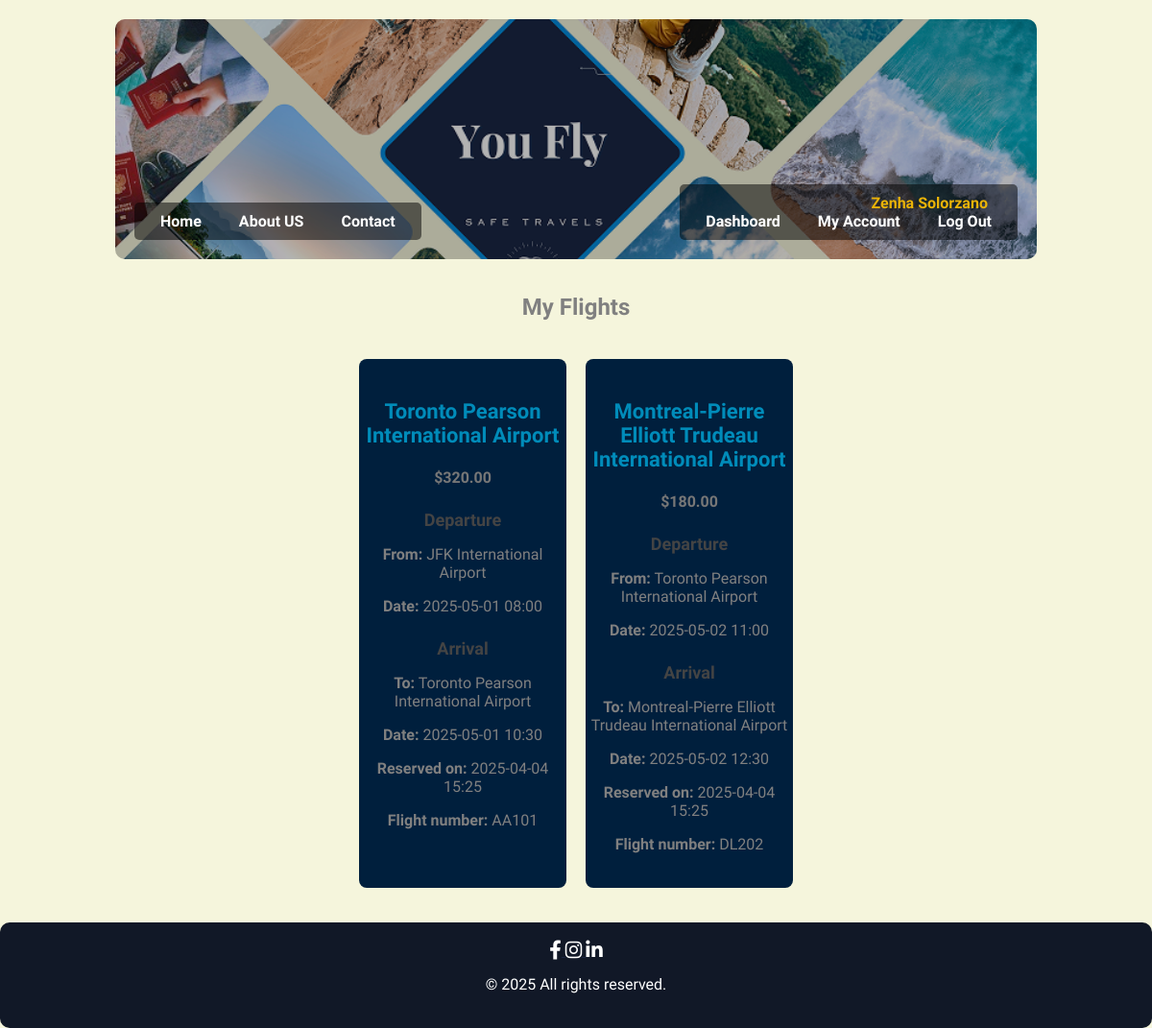
/pages/dashboard.php (signed in), run on an earlier commit of the app's database.
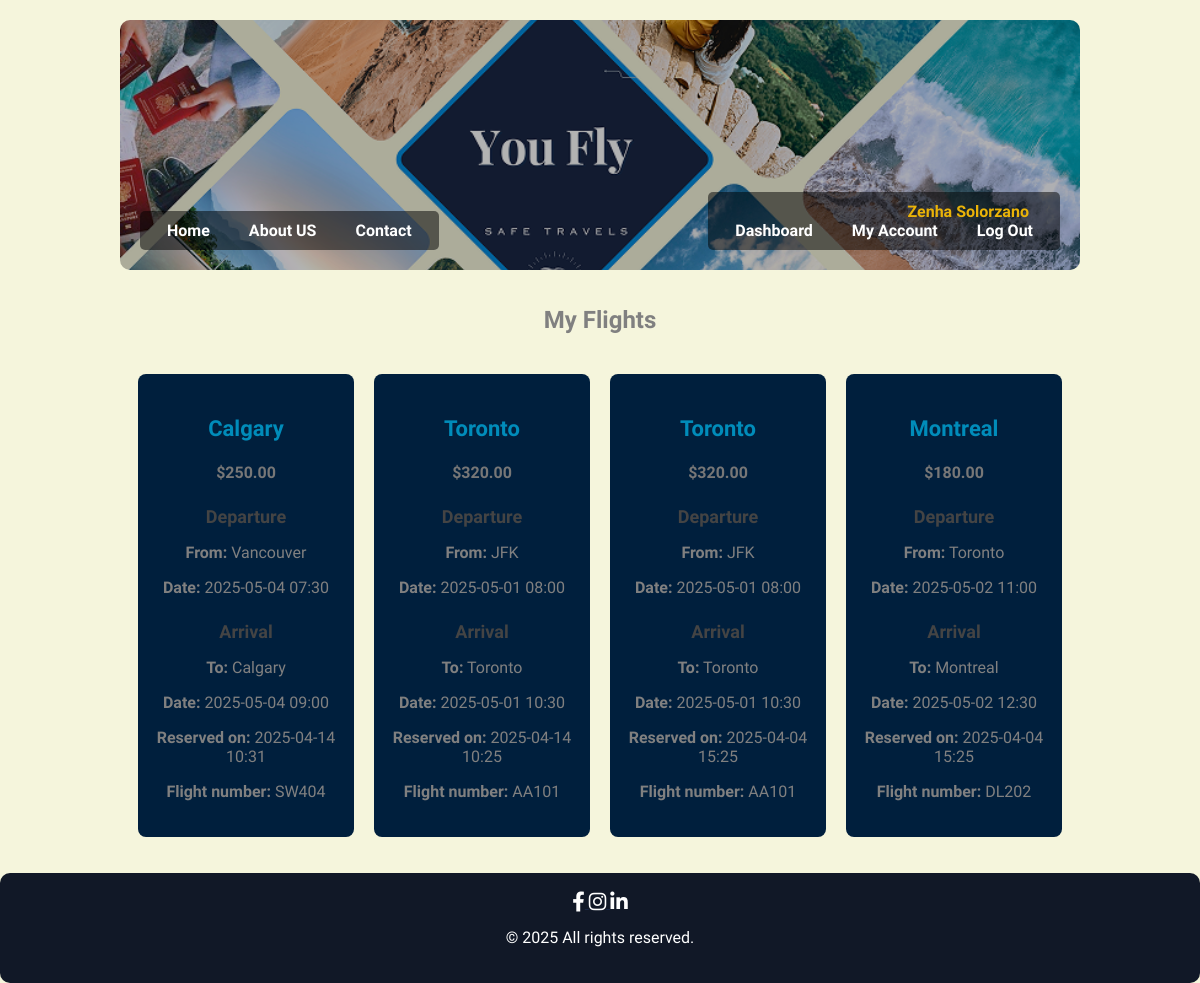
And on a later commit of the database.
### tables this page shows
CREATE TABLE `reservations` (
  `reservation_id` int(11) NOT NULL,
  `user_id` int(11) NOT NULL,
  `flight_id` int(11) NOT NULL,
  `reservation_date` datetime NOT NULL,
  `status` varchar(50) NOT NULL,
  `payment_status` varchar(50) NOT NULL,
  `created_at` datetime DEFAULT current_timestamp(),
  `updated_at` datetime DEFAULT current_timestamp() ON UPDATE current_timestamp()
);

CREATE TABLE `flights` (
  `flight_id` int(11) NOT NULL,
  `flight_number` varchar(50) NOT NULL,
  `departure_airport` varchar(100) NOT NULL,
  `arrival_airport` varchar(100) NOT NULL,
  `departure_date` datetime NOT NULL,
  `arrival_date` datetime NOT NULL,
  `price` decimal(10,2) NOT NULL,
  `available_seats` int(11) NOT NULL,
  `created_at` datetime DEFAULT current_timestamp(),
  `updated_at` datetime DEFAULT current_timestamp() ON UPDATE current_timestamp()
);

### pages/dashboard.php (the view, shortened to what this page needs)
<?php
include '../includes/db.php';
$user_id = $_SESSION['user_id'] ?? null;
include '../includes/header-member.php';
$sql = "SELECT r.*, f.flight_number, f.departure_airport, f.arrival_airport, f.departure_date, f.arrival_date, f.price
        FROM reservations r
        JOIN flights f ON r.flight_id = f.flight_id
        WHERE r.user_id = :user_id
        ORDER BY r.reservation_date DESC";
$stmt = $pdo->prepare($sql);
$stmt->execute(['user_id' => $user_id]);
$reservations = $stmt->fetchAll();
?>
<link rel="stylesheet" href="../css/main.css">
<div class="register-container_dash">
    <h2>My Flights</h2>
    <?php if (count($reservations) === 0): ?>
        <div class="no-flights">
            <h1>No flights on your dashboard yet</h1>
        </div>
    <?php else: ?>
        <div class="flights-grid_hash">
            <?php foreach ($reservations as $flight): ?>
                <div class="flight-card">
                    <div class="card-header">
                        <h3 class="flight-number"><?= htmlspecialchars($flight['arrival_airport']) ?></h3>
                        <p class="price">$<?= number_format($flight['price'], 2, '.', ',') ?></p>
                    </div>
                    <div class="card-body">
                        <div class="departure">
                            <h4>Departure</h4>
                            <p><strong>From:</strong> <?= htmlspecialchars($flight['departure_airport']) ?></p>
                            <p><strong>Date:</strong> <?= date('Y-m-d H:i', strtotime($flight['departure_date'])) ?></p>
                        </div>
                        <div class="departure">
                            <h4>Arrival</h4>
                            <p><strong>To:</strong> <?= htmlspecialchars($flight['arrival_airport']) ?></p>
                            <p><strong>Date:</strong> <?= date('Y-m-d H:i', strtotime($flight['arrival_date'])) ?></p>
                        </div>
                    </div>
                    <div class="card-footer">
                        <p><strong>Reserved on:</strong> <?= date('Y-m-d H:i', strtotime($flight['reservation_date'])) ?></p>
                        <p><strong>Flight number:</strong> <?= $flight['flight_number'] ?></p>
                    </div>
                </div>
            <?php endforeach; ?>
        </div>
    <?php endif; ?>
</div>
<?php include '../includes/footer.php'; ?>

### includes/header-member.php (shortened to what this page needs)
<?php
$logged_in = $_SESSION['logged_in'] ?? false;
$fullname = $_SESSION['fullname'] ?? '';
?>
<!DOCTYPE html>
<html lang="en">
<head>
  <link href="css/main.css" rel="stylesheet">
</head>
<body>
  <div class="page">
    <div class="header-container">
      <?php
        $basePath = (str_contains($_SERVER['SCRIPT_NAME'], '/pages/')) ? '..' : '.';
        $imagePath = $basePath . '/images/header_fly.png';
        $baseLink = (str_contains($_SERVER['SCRIPT_NAME'], '/pages/')) ? '..' : '.';
      ?>
      <div class="header-image">
        <img src="<?= $imagePath ?>" alt="Travel Header">
        <nav class="header-nav-left">
          <ul>
            <li><a href="<?= $baseLink ?>/index.php">Home</a></li>
            <li><a href="<?= $baseLink ?>/pages/aboutus.php">About US</a></li>
            <li><a href="<?= $baseLink ?>/pages/contact.php">Contact</a></li>
          </ul>
        </nav>
        <nav class="header-nav-right">
          <ul>
            <li class="user-name"><?= $fullname ?></li>
          </ul>
          <ul>
            <?php if ($logged_in): ?>
              <li><a href="<?= $baseLink ?>/pages/dashboard.php">Dashboard</a></li>
              <li><a href="<?= $baseLink ?>/pages/account.php">My Account</a></li>
              <li><a href="<?= $baseLink ?>/pages/logout.php" onclick="logout()">Log Out</a></li>
            <?php else: ?>
              <li><a href="<?= $baseLink ?>/pages/signup.php">Sign Up</a></li>
              <li><a href="<?= $baseLink ?>/pages/login.php">Log In</a></li>
            <?php endif; ?>
      </div>
    </div>
  </div>
</body>
</html>

### includes/footer.php (shortened to what this page needs)
<link href="https://cdnjs.cloudflare.com/ajax/libs/font-awesome/6.4.0/css/all.min.css" rel="stylesheet">
<footer class="footer-container">
  <div class="footer-content">
      <div class="social-icons">
        <a href="https://www.facebook.com" target="_blank" aria-label="Facebook">
          <i class="fab fa-facebook-f fa-lg" style="color: white;"></i>
        </a>
        <a href="https://www.instagram.com" target="_blank" aria-label="Instagram">
          <i class="fab fa-instagram fa-lg" style="color: white;"></i>
        </a>
        <a href="https://www.linkedin.com" target="_blank" aria-label="LinkedIn">
          <i class="fab fa-linkedin-in fa-lg" style="color: white;"></i>
        </a>
      </div>
    <div class="footer-text">
      <div class="footer-text">
        <p>© 2025 All rights reserved.</p>
      </div>
    </div>
  </div>
</footer>
</body>
</html>

### css/main.css (style rules this page uses)
html, body { margin : 0; }
body { background-color : #f5f5dcff; font-family : 'Quicksand', sans-serif; color : gray; text-align : center; }
a, .message { color: #1a2745ff; }
.header-container { position: relative; width: 80%; max-width: 1200px; height: 250px; margin: 20px auto; overflow: hidden; }
.header-image { position: relative; width: 100%; height: 100%; }
.header-image img { width: 100%; height: 100%; object-fit: cover; border-radius: 10px; filter: brightness(70%); }
.header-nav-right { position: absolute; bottom: 20px; right: 20px; background: rgba(0, 0, 0, 0.5); padding: 10px 15px; border-radius: 5px; }
.header-nav-left { position: absolute; bottom: 20px; left: 20px; background: rgba(0, 0, 0, 0.5); padding: 10px 15px; border-radius: 5px; }
.header-nav-right ul , .header-nav-left ul { list-style: none; padding: 0; margin: 0; display: flex; gap: 15px; }
.header-nav-right ul li, .header-nav-left ul li { display: inline-block; }
.header-nav-right ul li a, .header-nav-left ul li a { color: white; text-decoration: none; font-weight: bold; padding: 8px 12px; transition: background 0.3s; }
.footer-container { width: 100%; max-width: 1200px; background-color: #111827ff !important; color: white; text-align: center; padding: 20px 0; margin: 20px auto 0; border-radius: 10px; }
.user-name { color: #eab308; font-weight: bold; text-align: right; display: block; width: 100%; margin-right: 5%; }
.flight-number { font-size: 22px; font-weight: bold; color: #333; }
.price { font-size: 20px; font-weight: bold; color: #28a745; }
.departure, .arrival { margin-bottom: 10px; }
.departure h4 { font-size: 18px; color: #444; margin-bottom: 5px; }
.price { font-size: 16px; color: #777; margin: 4px 0; }
.register-container_dash { margin: 3% auto; width: 90%; }
.flights-grid_hash { display: flex; flex-wrap: wrap; gap: 20px; justify-content: center; }
.flight-card { background-color: #001f3d !important; width: 20%; padding: 20px 0; margin-top: 5%; margin-top: 20px; border-radius: 8px; }
.flight-number { color: #008CBA; }

What changed in the data, as far as the page shows it:
added reservations: flight.arrival_airport "Calgary", flight.price "250.00", flight.departure_airport "Vancouver", flight.departure_date "2025-05-04 07:30", flight.arrival_date "2025-05-04 09:00", reservation_date "2025-04-14 10:31", flight.flight_number "SW404"
added reservations: flight.arrival_airport "Toronto", flight.price "320.00", flight.departure_airport "JFK", flight.departure_date "2025-05-01 08:00", flight.arrival_date "2025-05-01 10:30", reservation_date "2025-04-14 10:25", flight.flight_number "AA101"
changed through a linked row, reservations (number 3 of 4 on the later page): flight.arrival_airport "Toronto Pearson International Airport" → "Toronto"; flight.departure_airport "JFK International Airport" → "JFK"
changed through a linked row, reservations "DL202": flight.arrival_airport "Montreal-Pierre Elliott Trudeau International Airport" → "Montreal"; flight.departure_airport "Toronto Pearson International Airport" → "Toronto"
